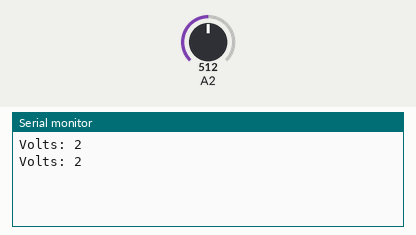
This sketch was run on a simulated Arduino Uno, built with avr-gcc and run on an emulated ATmega328P. Parts: the last lines printed to the serial monitor. The inputs (shaded band) are chosen by the test bench; at power-on: A2 = 512.

Above: at 1.8 s.
1.9 s: A2 set to 716
At 2.8 s:
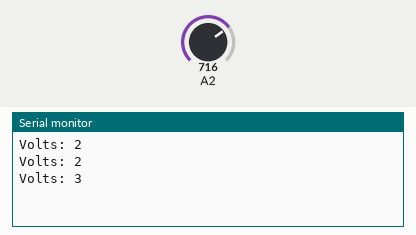
3.4 s: A2 set to 900
At 4.8 s:
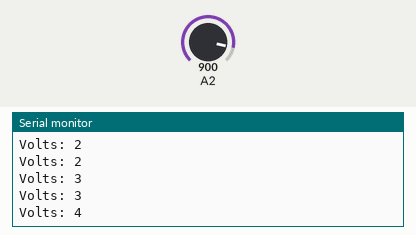
Timing chart, 0 to 6.4 s (numbered marks = the images above; inputs shaded):
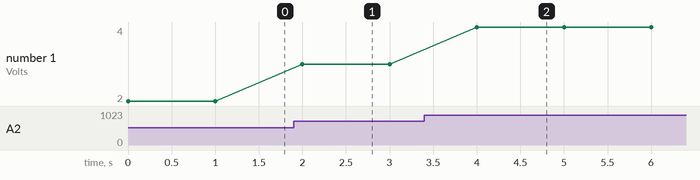

The sketch:

G_pontentiometer_voltage.ino
```cpp
/*A potentiometer is a simple knob that provides a variable resistance,
which we can read into the Arduino board as an analog value.*/
int valPot=0; //On analog side
int voltage=5;
void setup() {
  // put your setup code here, to run once:
Serial.begin(9600);
}

void loop() {
  // put your main code here, to run repeatedly:
valPot=(analogRead(2)*voltage/1023);
Serial.print("Volts: ");
Serial.println(valPot);
delay(1000);
}
```

Measured:
- after the input at 1.9 s, the serial monitor: prints a new line after 0.10 s (image 1)
- after the input at 3.4 s, the serial monitor: prints a new line after 0.60 s (image 2)
- plotted number 1: 2 → 3 after the input at 1.9 s, 3 → 4 after the input at 3.4 s
